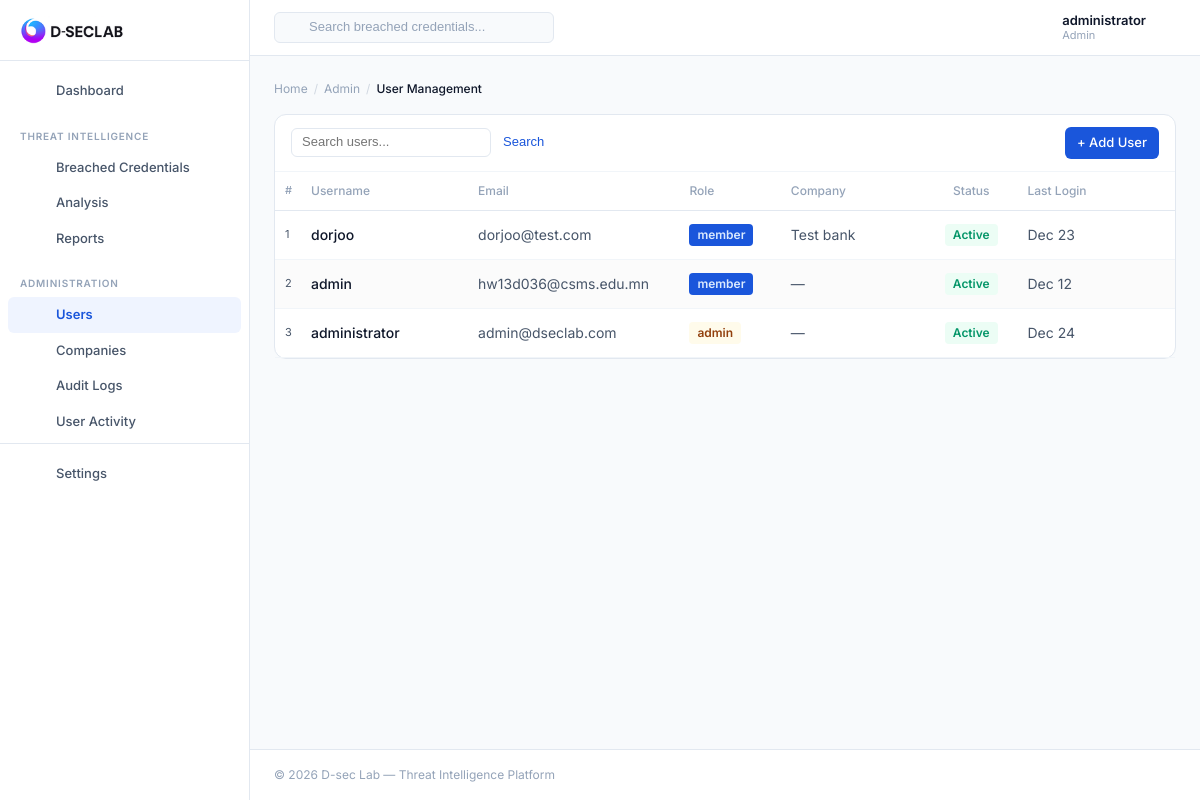
The app's page /admin/users (signed in), older data.
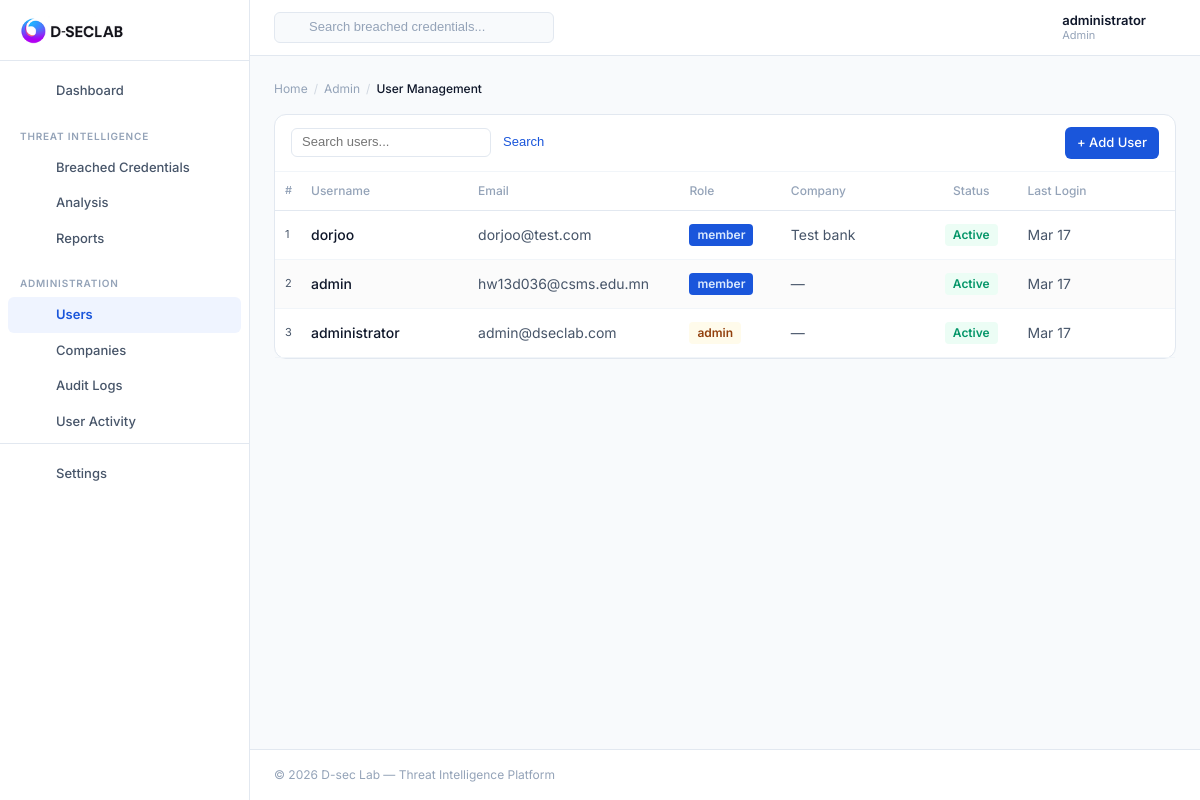
The same page, newer data.
### cuba/models.py (models this page shows, shortened)
class User(db.Model, UserMixin):
    id = db.Column(db.Integer, primary_key=True)
    username = db.Column(db.String(50), unique=True, nullable=False)
    email = db.Column(db.String(255), unique=True, nullable=False)
    password = db.Column(db.String(255), nullable=False)
    role = db.Column(db.String(20), default='member', nullable=False)
    isAdmin = db.Column(db.Boolean, default=False)
    company_id = db.Column(db.Integer, db.ForeignKey('company.id'), nullable=True)
    is_active = db.Column(db.Boolean, default=True)
    last_login = db.Column(db.DateTime, nullable=True)
    created_at = db.Column(db.DateTime, default=utcnow)
    updated_at = db.Column(db.DateTime, default=utcnow, onupdate=utcnow)
    @property
    def is_admin_user(self) -> bool:
        return self.role == 'admin' or self.isAdmin

class Company(db.Model):
    id = db.Column(db.Integer, primary_key=True)
    name = db.Column(db.String(200), nullable=False, unique=True)
    domain = db.Column(db.String(200), nullable=False, unique=True, index=True)
    company_type = db.Column(db.String(50), nullable=False)
    description = db.Column(db.Text)
    created_at = db.Column(db.DateTime, default=utcnow)
    updated_at = db.Column(db.DateTime, default=utcnow, onupdate=utcnow)
    users = db.relationship('User', backref='company', lazy=True)
    watchlist_entries = db.relationship('WatchlistEntry', backref='company', lazy=True, cascade='all, delete-orphan')

### cuba/admin_routes.py (the view, shortened to what this page needs)
@admin_bp.route('/admin/users')
@login_required
@admin_required
def user_management():
    page = request.args.get('page', 1, type=int)
    per_page = 20
    search = request.args.get('search', '').strip()
    query = User.query
    query = query.order_by(User.created_at.desc())
    pagination = query.paginate(page=page, per_page=per_page, error_out=False)
    users = pagination.items
    companies = Company.query.order_by(Company.name).all()
    breadcrumb = {"parent": "Admin", "child": "User Management"}
    return render_template('admin/user_management.html',
                         users=users,
                         pagination=pagination,
                         companies=companies,
                         search=search,
                         breadcrumb=breadcrumb)

### cuba/security.py (called while the page is built)
def admin_required(f):
    @wraps(f)
    def decorated_function(*args, **kwargs):
        if not current_user.is_authenticated:
            flash("Please login to access this page.", "warning")
            return redirect(url_for("auth.login"))
        if not current_user.is_admin_user:
            flash("Access denied. Admin privileges required.", "danger")
            return redirect(url_for("main.indexPage"))
        return f(*args, **kwargs)
    return decorated_function

### cuba/templates/admin/user_management.html (shortened to what this page needs)
{% extends "base.html" %}
{% block content %}
<div class="container-fluid p-0">
  <div class="card">
    <div style="display:flex;align-items:center;justify-content:space-between;padding:12px 16px;border-bottom:1px solid var(--border-light);flex-wrap:wrap;gap:8px;">
      <form method="GET" style="margin:0;display:flex;align-items:center;gap:6px;">
        <input type="text" name="search" placeholder="Search users..." value="{{ search or '' }}" style="font-size:13px;padding:6px 10px;border:1px solid var(--border);border-radius:6px;background:var(--bg-white);color:var(--text);outline:none;width:200px;">
        <button type="submit" style="font-size:13px;font-weight:500;color:var(--primary);background:none;border:none;cursor:pointer;">Search</button>
      </form>
      <a href="{{ url_for('admin.add_user') }}" class="btn btn-primary btn-sm" style="font-size:13px;">+ Add User</a>
    </div>
    <div style="overflow-x:auto;">
      <table class="av-table">
        <thead>
          <tr>
            <th style="width:20px;padding-left:10px;padding-right:0;font-size:11px;">#</th>
            <th style="width:20%;padding-left:16px;">Username</th>
            <th style="width:25%;">Email</th>
            <th style="width:12%;">Role</th>
            <th style="width:18%;">Company</th>
            <th style="width:10%;" class="c">Status</th>
            <th style="width:12%;">Last Login</th>
            <th style="width:60px;" class="c"></th>
          </tr>
        </thead>
        <tbody>
          {% if users %}
          {% for user in users %}
          <tr>
            <td style="padding-left:10px;padding-right:0;font-size:11px;" class="m">{{ loop.index }}</td>
            <td style="padding-left:16px;font-weight:500;">{{ user.username }}</td>
            <td class="m">{{ user.email }}</td>
            <td><span class="av-tag{% if user.role == 'admin' %} av-tag-warning{% endif %}">{{ user.role }}</span></td>
            <td class="m">{{ user.company.name if user.company else '—' }}</td>
            <td class="c">{% if user.is_active %}<span class="av-tag av-tag-success">Active</span>{% else %}<span class="av-tag av-tag-danger">Inactive</span>{% endif %}</td>
            <td class="m">{{ user.last_login.strftime('%b %d') if user.last_login else '—' }}</td>
            <td class="c">
              <a href="{{ url_for('admin.edit_user', user_id=user.id) }}" class="av-action-link" title="Edit"><i class="fa-regular fa-pen-to-square" style="font-size:13px;"></i></a>
            </td>
          </tr>
          {% endfor %}
          {% else %}
          <tr><td colspan="8" class="av-empty">No users found</td></tr>
          {% endif %}
        </tbody>
      </table>
    </div>
  </div>
</div>
{% endblock %}

### cuba/templates/base.html (shortened to what this page needs)
<!DOCTYPE html>
<html lang="en">
<head>
  <link rel="stylesheet" href="{{ url_for('static', filename='assets/css/vendors/bootstrap.css') }}">
  <link rel="stylesheet" href="{{ url_for('static', filename='assets/css/fontawesome.css') }}">
  <link rel="stylesheet" href="{{ url_for('static', filename='assets/css/vendors/feather-icon.css') }}">
  <link rel="stylesheet" href="{{ url_for('static', filename='assets/css/custom-branding.css') }}">
</head>
<body>
  <div class="dsec-layout">
    {% include "layout/sidebar.html" %}
    <div class="dsec-main">
      {% include "layout/header.html" %}
      <div class="dsec-content">
        {% include 'layout/breadcrumb.html' %}
        {% block content %}{% endblock %}
      </div>
      {% include "layout/footer.html" %}
    </div>
  </div>
</body>
</html>

### cuba/templates/layout/sidebar.html
<aside class="dsec-sidebar" id="dsec-sidebar">
  <div class="dsec-sidebar-logo">
    <a href="{{ url_for('main.indexPage') }}" style="display:flex;align-items:center;text-decoration:none;">
      <img src="{{ url_for('static', filename='assets/images/logo/logo.png') }}" alt="D-SECLAB">
    </a>
  </div>
  <nav class="dsec-sidebar-nav">
    <div class="dsec-nav-section">
      <a href="{{ url_for('main.indexPage') }}" class="dsec-nav-item {% if request.endpoint == 'main.indexPage' %}active{% endif %}">
        <i data-feather="home"></i> Dashboard
      </a>
    </div>
    <div class="dsec-nav-section">
      <p class="dsec-nav-section-title">Threat Intelligence</p>
      <a href="{{ url_for('threat_intel.breached_creds_list') }}" class="dsec-nav-item {% if 'breached_creds' in (request.endpoint or '') %}active{% endif %}">
        <i data-feather="shield"></i> Breached Credentials
      </a>
      <a href="{{ url_for('threat_intel.analysis') }}" class="dsec-nav-item {% if request.endpoint == 'threat_intel.analysis' %}active{% endif %}">
        <i data-feather="bar-chart-2"></i> Analysis
      </a>
      <a href="{{ url_for('threat_intel.reports') }}" class="dsec-nav-item {% if request.endpoint == 'threat_intel.reports' %}active{% endif %}">
        <i data-feather="file-text"></i> Reports
      </a>
    </div>
    {% if current_user.is_authenticated and current_user.is_admin_user %}
    <div class="dsec-nav-section">
      <p class="dsec-nav-section-title">Administration</p>
      <a href="{{ url_for('admin.user_management') }}" class="dsec-nav-item {% if 'user' in (request.endpoint or '') and 'admin' in (request.endpoint or '') %}active{% endif %}">
        <i data-feather="users"></i> Users
      </a>
      <a href="{{ url_for('admin.company_management') }}" class="dsec-nav-item {% if 'company' in (request.endpoint or '') %}active{% endif %}">
        <i data-feather="briefcase"></i> Companies
      </a>
      <a href="{{ url_for('admin.audit_logs') }}" class="dsec-nav-item {% if request.endpoint == 'admin.audit_logs' %}active{% endif %}">
        <i data-feather="activity"></i> Audit Logs
      </a>
      <a href="{{ url_for('admin.user_activities') }}" class="dsec-nav-item {% if request.endpoint == 'admin.user_activities' %}active{% endif %}">
        <i data-feather="clock"></i> User Activity
      </a>
    </div>
    {% endif %}
    <div class="dsec-nav-section" style="margin-top: auto; padding-top: 12px; border-top: 1px solid var(--border);">
      <a href="{{ url_for('auth.profile') }}" class="dsec-nav-item {% if request.endpoint == 'auth.profile' %}active{% endif %}">
        <i data-feather="settings"></i> Settings
      </a>
    </div>
  </nav>
</aside>

### cuba/templates/layout/header.html (shortened to what this page needs)
<header class="dsec-header">
  <div class="dsec-header-left">
    <div class="dsec-header-search">
      <form action="{{ url_for('threat_intel.breached_creds_list') }}" method="get" style="margin:0;">
        <input type="text" name="search" placeholder="Search breached credentials..." autocomplete="off">
      </form>
    </div>
  </div>
  <div class="dsec-header-right">
    <button class="dsec-header-btn" id="theme-toggle" title="Toggle dark/light mode">
    </button>
    {% if current_user.is_authenticated %}
    <div style="position:relative;">
      <button class="dsec-header-btn" id="notif-toggle" title="Notifications">
      </button>
    </div>
    <div style="position:relative;">
      <div class="dsec-header-profile" id="profile-toggle">
        <div class="dsec-header-profile-info">
          <div class="dsec-header-profile-name">{{ current_user.username }}</div>
          <div class="dsec-header-profile-role">{{ 'Admin' if current_user.is_admin_user else 'Member' }}</div>
        </div>
        <i data-feather="chevron-down" style="width:14px;height:14px;color:var(--text-muted);"></i>
      </div>
    </div>
    {% else %}
    <a href="{{ url_for('auth.login') }}" class="btn btn-primary btn-sm">Sign In</a>
    {% endif %}
  </div>
</header>

### cuba/templates/layout/breadcrumb.html
{% if breadcrumb %}
<div style="display:flex;align-items:center;gap:6px;font-size:12px;color:var(--text-muted);margin-bottom:16px;">
  <a href="{{ url_for('main.indexPage') }}" style="color:var(--text-muted);text-decoration:none;">Home</a>
  {% if breadcrumb.parent %}
  <span style="opacity:0.4;">/</span>
  <span>{{ breadcrumb.parent }}</span>
  {% endif %}
  {% if breadcrumb.child %}
  <span style="opacity:0.4;">/</span>
  <span style="color:var(--text);font-weight:500;">{{ breadcrumb.child }}</span>
  {% endif %}
</div>
{% endif %}

### cuba/templates/layout/footer.html
<footer class="dsec-footer">
  <p>&copy; 2026 D-sec Lab — Threat Intelligence Platform</p>
</footer>

Row changes from the older to the newer data that the page shows:
changed User "administrator": last_login "Dec 24" → "Mar 17"
changed User "dorjoo": last_login "Dec 23" → "Mar 17"
changed User "hw13d036@csms.edu.mn": last_login "Dec 12" → "Mar 17"
